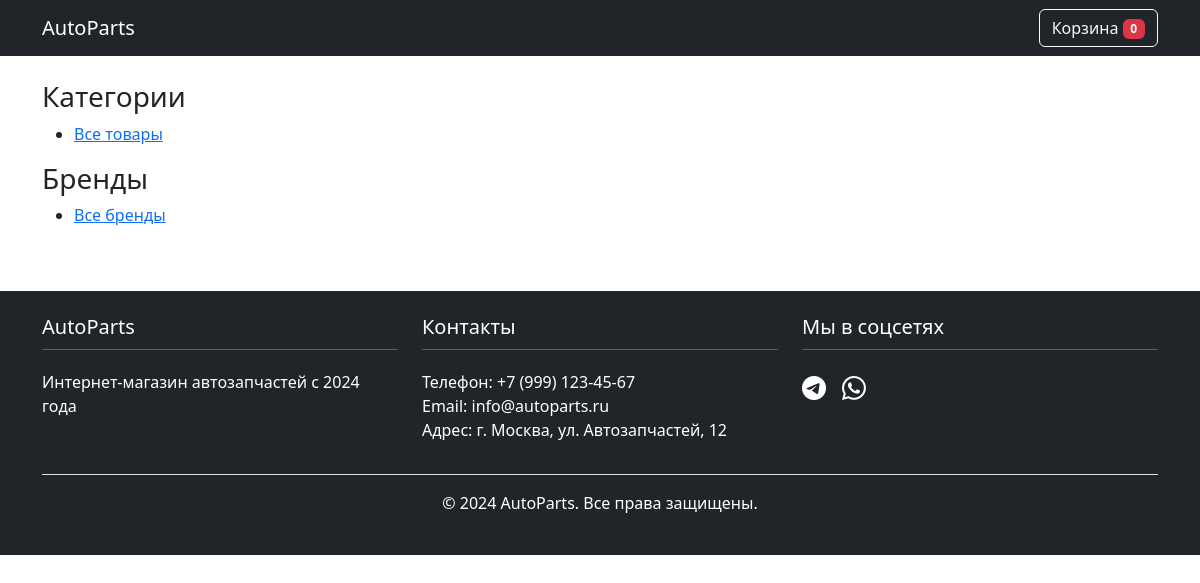
/, run on an earlier commit of the app's database.
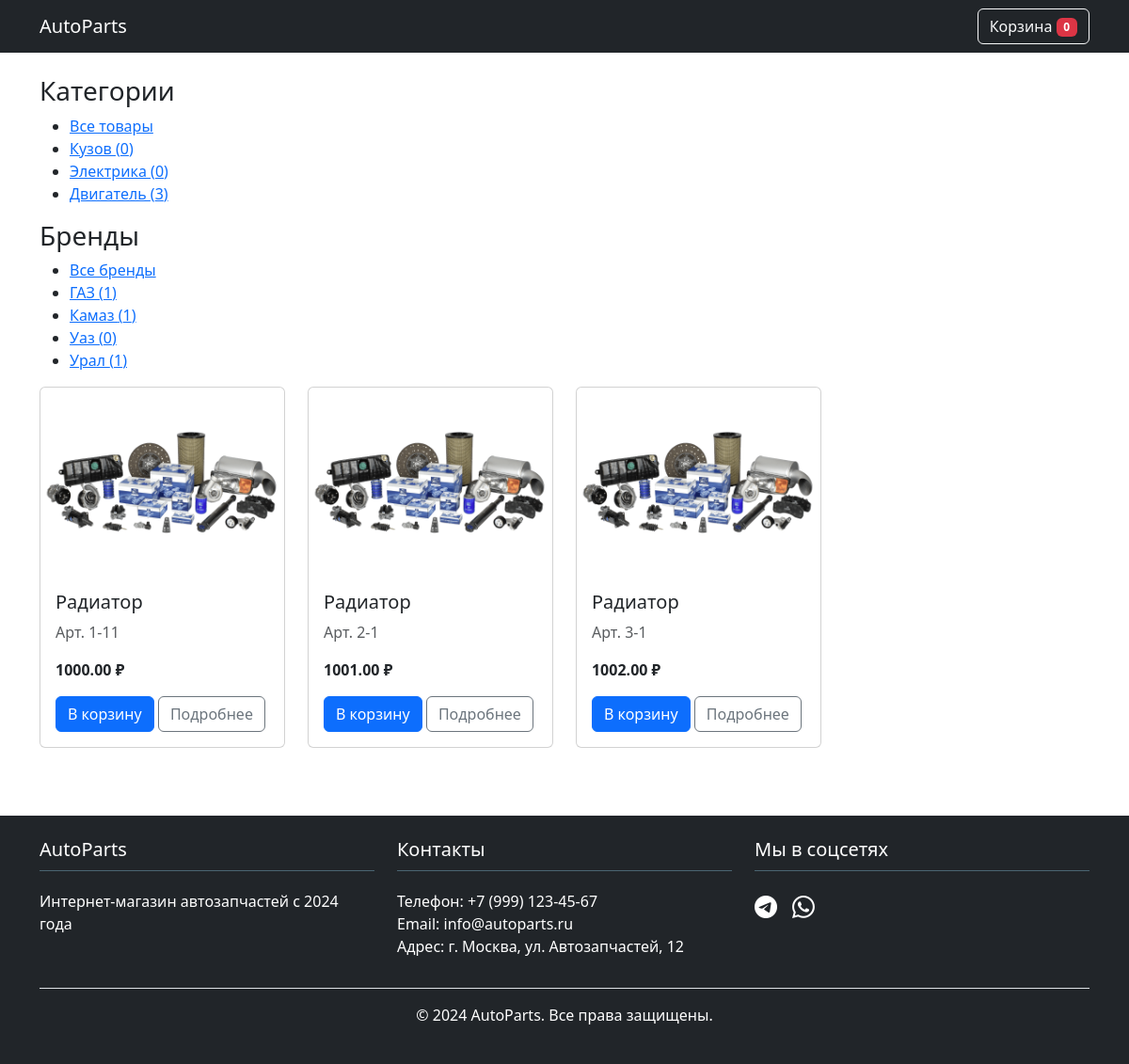
And on a later commit of the database.
### catalog/models.py (models this page shows, shortened)
class Category(models.Model):
    name = models.CharField(max_length=100)
    slug = models.SlugField(unique=True)

class Brand(models.Model):
    name = models.CharField(max_length=100)
    logo = models.ImageField(upload_to="brands/", blank=True)
    slug = models.SlugField(max_length=100, unique=True, blank=True)

class Product(models.Model):
    category = models.ForeignKey(Category, on_delete=models.CASCADE)
    brand = models.ForeignKey(Brand, on_delete=models.CASCADE, null=True)
    name = models.CharField(max_length=200)
    slug = models.SlugField(max_length=200, blank=True, unique=True)
    part_number = models.CharField(max_length=50)  # Уникальный артикул
    price = models.DecimalField(max_digits=10, decimal_places=2)
    stock = models.PositiveIntegerField(default=0)
    description = models.TextField(blank=True, null=True, default='')
    image = models.ImageField(
        upload_to="products/",
        blank=True,
        null=True
    )
    created_at = models.DateTimeField(auto_now_add=True)
    specs = models.CharField(blank=True, null=True, default='')
    @property
    def image_url(self):
        if self.image and hasattr(self.image, 'url'):
            return self.image.url
        return f"{settings.STATIC_URL}images/products/default.png"

### catalog/views.py (the view)
# urls.py: path('', views.product_list, name='product_list'),
def product_list(request, category_slug=None, brand_slug=None):
    categories = Category.objects.annotate(
        product_count=Count('product', distinct=True)
    )
    brands = Brand.objects.annotate(
        product_count=Count('product', distinct=True)
    )
    products = Product.objects.all().select_related('category', 'brand')
    active_category = None
    active_brand = None
    if category_slug:
        active_category = get_object_or_404(Category, slug=category_slug)
        products = products.filter(category=active_category)
    if brand_slug:
        active_brand = get_object_or_404(Brand, slug=brand_slug)
        products = products.filter(brand=active_brand)
    context = {
        'active_category': active_category,
        'active_brand': active_brand,
        'categories': categories,
        'brands': brands,
        'products': products,
    }
    return render(request, 'catalog/product_list.html', context)

### cart/context_processors.py (called while the page is built)
def cart_items_count(request):
    count = 0
    if 'cart' in request.session:
        count = sum(request.session['cart'].values())
    elif request.user.is_authenticated:
        cart = Cart.objects.filter(user=request.user).first()
        count = cart.items.count() if cart else 0
    return {'cart_items_count': count}

### catalog/templates/catalog/product_list.html
{% extends "base.html" %}
{% load static %}
{% block content %}
<div class="row">
    {% for product in products %}
    <div class="col-lg-4 col-md-6 mb-4">
        <div class="card h-100">
            <img src="{{ product.image_url }}"
     class="card-img-top"
     alt="{{ product.name }}"
     style="height: 200px; object-fit: contain;"
                class="card-img-top" alt="{{ product.name }}" style="height: 200px; object-fit: contain;">
            <div class="card-body">
                <h5 class="card-title">{{ product.name }}</h5>
                <p class="text-muted">Арт. {{ product.part_number }}</p>
                <p class="fw-bold">{{ product.price }} ₽</p>
                <a href="{% url 'cart:cart_add' product.id %}" class="btn btn-primary">В корзину</a>
                <a href="{% url 'catalog:product_detail' id=product.id slug=product.slug %}"
                    class="btn btn-outline-secondary">
                    Подробнее
                </a>
            </div>
        </div>
    </div>
    {% endfor %}
</div>
{% endblock %}

### templates/base.html (shortened to what this page needs)
<!DOCTYPE html>
{% load static %}
<html lang="ru">
<head>
    <link href="https://cdn.jsdelivr.net/npm/bootstrap@5.3.0/dist/css/bootstrap.min.css" rel="stylesheet">
    <link href="https://cdn.jsdelivr.net/npm/bootstrap-icons@1.8.0/font/bootstrap-icons.css" rel="stylesheet">
    <link rel="stylesheet" href="{% static 'css/styles.css' %}">
</head>
<body>
    {% include 'includes/header.html' %}
    <div class="container mt-4">
        <div class="row">
            {% block sidebar %}
                {% include 'includes/sidebar.html' %}
            {% endblock %}
            <div class="col-md-9">
                {% block content %}{% endblock %}
            </div>
        </div>
    </div>
    {% include 'includes/footer.html' %}
</body>
</html>

### templates/includes/header.html
<nav class="navbar navbar-expand-lg navbar-dark bg-dark">
    <div class="container">
        <a class="navbar-brand" href="{% url 'catalog:product_list' %}">AutoParts</a>
        <a href="{% url 'cart:cart_view' %}" class="btn btn-outline-light">
            Корзина <span class="badge bg-danger">{{ cart_items_count }}</span>
        </a>
    </div>
</nav>

### templates/includes/sidebar.html (shortened to what this page needs)
<div class="sidebar">
    <h3>Категории</h3>
    <ul>
        <li {% if not active_category %}class="active-category"{% endif %}>
            <a href="{% url 'catalog:product_list' %}">Все товары</a>
        </li>
        {% for cat in categories %}
            <li {% if active_category and active_category.id == cat.id %}class="active-category"{% endif %}>
                <a href="{% url 'catalog:product_list_by_category' cat.slug %}">
                    {{ cat.name }} ({{ cat.product_count }})
                </a>
            </li>
        {% endfor %}
    </ul>
    <h3>Бренды</h3>
    <ul>
        <li {% if not active_brand %}class="active-category"{% endif %}>
            <a href="{% url 'catalog:product_list' %}">Все бренды</a>
        </li>
        {% for br in brands %}
            <li {% if active_brand and active_brand.id == br.id %}class="active-category"{% endif %}>
                <a href="{% url 'catalog:product_list_by_brand' br.slug %}">
                    {{ br.name }} ({{ br.product_count }})
                </a>
            </li>
        {% endfor %}
    </ul>
</div>

### templates/includes/footer.html (shortened to what this page needs)
<footer class="bg-dark text-white mt-5 py-4">
    <div class="container">
        <div class="row">
            <div class="col-md-4 mb-3">
                <h5>AutoParts</h5>
                <p>Интернет-магазин автозапчастей с 2024 года</p>
            </div>
            <div class="col-md-4 mb-3">
                <h5>Контакты</h5>
                <ul class="list-unstyled">
                    <li>Телефон: +7 (999) 123-45-67</li>
                    <li>Email: info@autoparts.ru</li>
                    <li>Адрес: г. Москва, ул. Автозапчастей, 12</li>
                </ul>
            </div>
            <div class="col-md-4 mb-3">
                <h5>Мы в соцсетях</h5>
                <div class="d-flex gap-3">
                    <a href="#" class="text-white"><i class="bi bi-telegram fs-4"></i></a>
                    <a href="#" class="text-white"><i class="bi bi-whatsapp fs-4"></i></a>
                </div>
            </div>
        </div>
        <div class="border-top pt-3 text-center">
            <p>&copy; 2024 AutoParts. Все права защищены.</p>
        </div>
    </div>
</footer>

### static/css/styles.css (style rules this page uses)
footer { background-color: #2c3e50; }
footer h5 { border-bottom: 1px solid #4a6572; padding-bottom: 10px; margin-bottom: 20px; }
.card { transition: transform 0.3s; }

What changed in the data, as far as the page shows it:
added Category: name "Кузов", product_count "0"
added Category: name "Электрика", product_count "0"
added Category: name "Двигатель", product_count "3"
added Brand: name "ГАЗ", product_count "1"
added Brand: name "Камаз", product_count "1"
added Brand: name "Уаз", product_count "0"
added Brand: name "Урал", product_count "1"
added Product: image_url (placeholder picture), name "Радиатор", part_number "1-11", price "1000.00"
added Product: image_url (placeholder picture), name "Радиатор", part_number "2-1", price "1001.00"
added Product: image_url (placeholder picture), name "Радиатор", part_number "3-1", price "1002.00"
